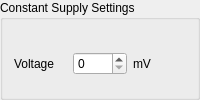
         <widget class="QGroupBox" name="ConstantSupplyGroup">
          <property name="sizePolicy">
           <sizepolicy hsizetype="Preferred" vsizetype="Fixed">
            <horstretch>0</horstretch>
            <verstretch>0</verstretch>
           </sizepolicy>
          </property>
          <property name="title">
           <string>Constant Supply Settings</string>
          </property>
          <layout class="QVBoxLayout" name="verticalLayout_10">
           <property name="bottomMargin">
            <number>0</number>
           </property>
           <item>
            <layout class="QHBoxLayout" name="horizontalLayout_22">
             <item>
              <widget class="QLabel" name="label_28">
               <property name="text">
                <string>Voltage</string>
               </property>
              </widget>
             </item>
             <item>
              <widget class="QSpinBox" name="ConstantSupplyVoltage">
               <property name="maximum">
                <number>4500</number>
               </property>
               <property name="singleStep">
                <number>100</number>
               </property>
               <property name="value">
                <number>0</number>
               </property>
              </widget>
             </item>
             <item>
              <widget class="QLabel" name="label_29">
               <property name="text">
                <string>mV</string>
               </property>
              </widget>
             </item>
            </layout>
           </item>
          </layout>
         </widget>
